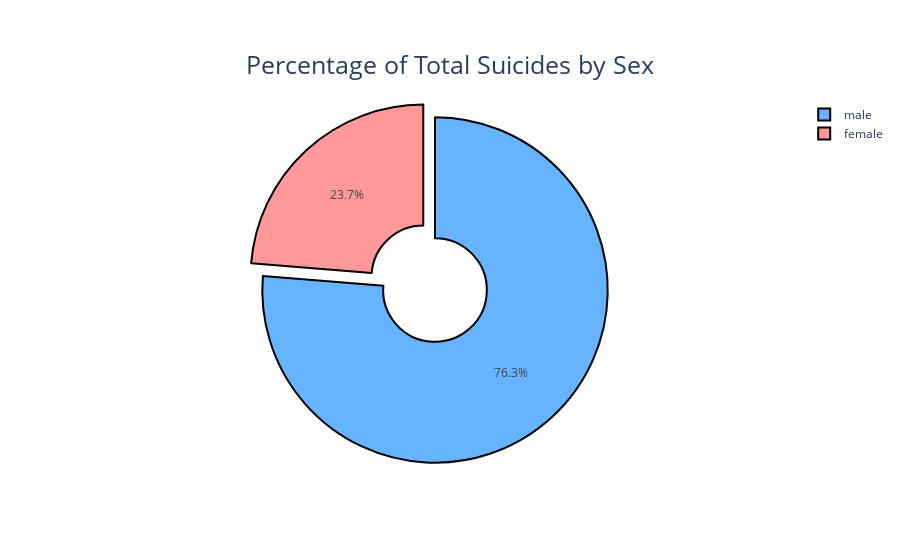
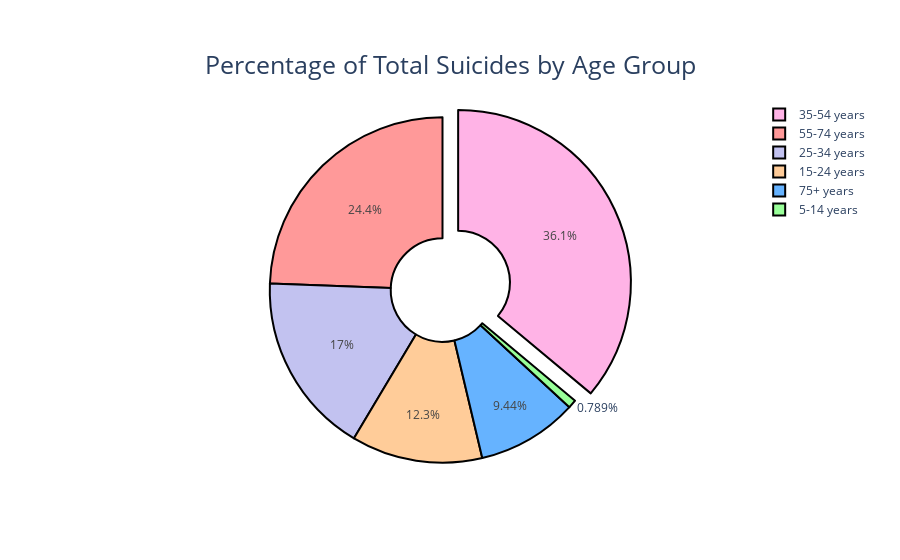

Write notebook code for charts like these, in order.
### Code cell
import plotly.graph_objects as go

colors_sex = ['#ff9999', '#66b3ff'] 
colors_age = ['#ffcc99', '#c2c2f0', '#ffb3e6', '#99ff99', '#ff9999', '#66b3ff']  

explode_sex = (0.1, 0)
explode_age = (0, 0, 0.1, 0, 0, 0)

fig1 = go.Figure(data=[go.Pie(labels=percentages_sex.index, values=percentages_sex.values,
                              hole=0.3, pull=[0.1, 0], marker=dict(colors=colors_sex, line=dict(color='#000000', width=2)))])
fig1.update_layout(title_text='Percentage of Total Suicides by Sex', title_font_size=25, title_x=0.5, title_y=0.9)


fig2 = go.Figure(data=[go.Pie(labels=percentages_age.index, values=percentages_age.values,
                              hole=0.3, pull=[0, 0, 0.1, 0, 0, 0], marker=dict(colors=colors_age, line=dict(color='#000000', width=2)))])
fig2.update_layout(title_text='Percentage of Total Suicides by Age Group', title_font_size=25, title_x=0.5, title_y=0.9)

# Display the plots
fig1.show()
fig2.show()

### Figure 1 — Plotly figure (JSON) as saved in the notebook; plotly's stock layout.template omitted (floating-point values rounded to 4 significant figures)
{"data": [{"hole": 0.3, "labels": ["female", "male"], "marker": {"colors": ["#ff9999", "#66b3ff"], "line": {"color": "#000000", "width": 2}}, "pull": [0.1, 0], "type": "pie", "values": [23.7, 76.3]}], "layout": {"title": {"font": {"size": 25}, "text": "Percentage of Total Suicides by Sex", "x": 0.5, "y": 0.9}}}

### Figure 2 — Plotly figure (JSON) as saved in the notebook; plotly's stock layout.template omitted (floating-point values rounded to 4 significant figures)
{"data": [{"hole": 0.3, "labels": ["15-24 years", "25-34 years", "35-54 years", "5-14 years", "55-74 years", "75+ years"], "marker": {"colors": ["#ffcc99", "#c2c2f0", "#ffb3e6", "#99ff99", "#ff9999", "#66b3ff"], "line": {"color": "#000000", "width": 2}}, "pull": [0, 0, 0.1, 0, 0, 0], "type": "pie", "values": [12.26, 17.04, 36.07, 0.7888, 24.4, 9.44]}], "layout": {"title": {"font": {"size": 25}, "text": "Percentage of Total Suicides by Age Group", "x": 0.5, "y": 0.9}}}
